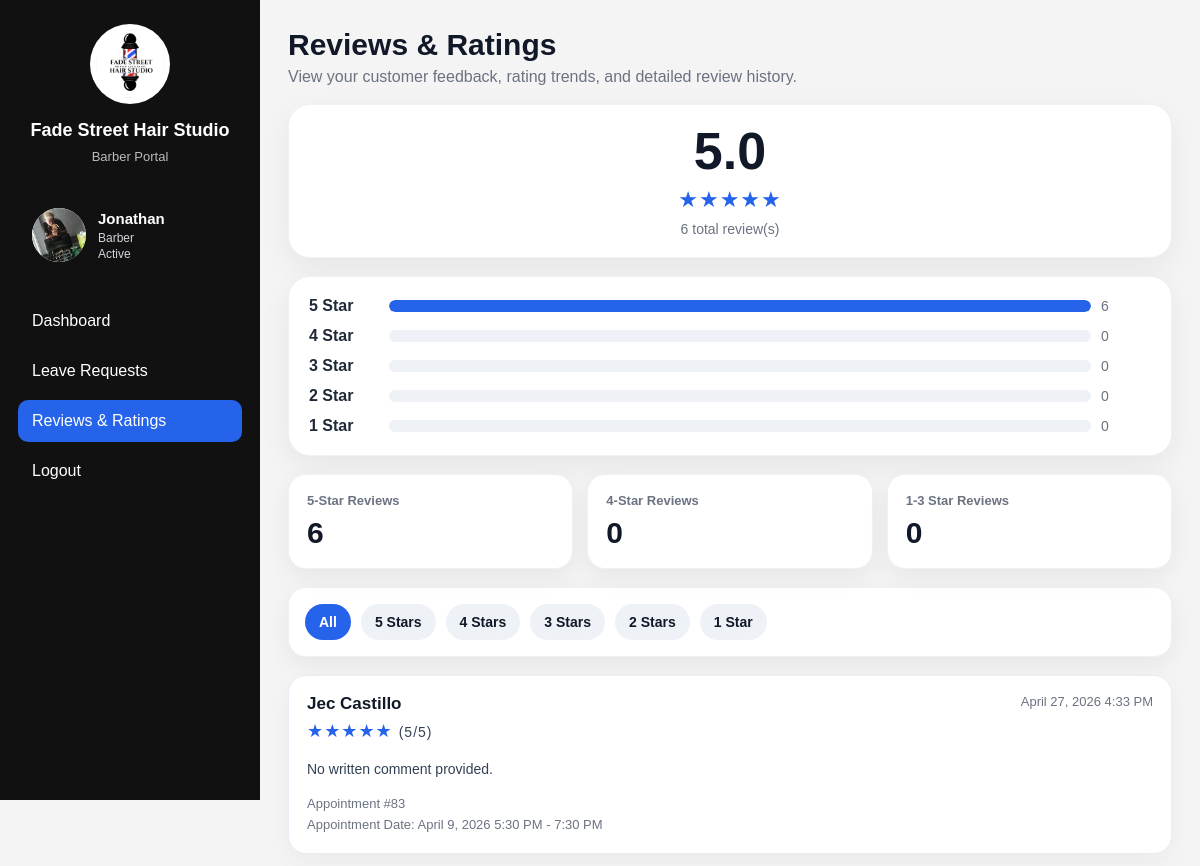
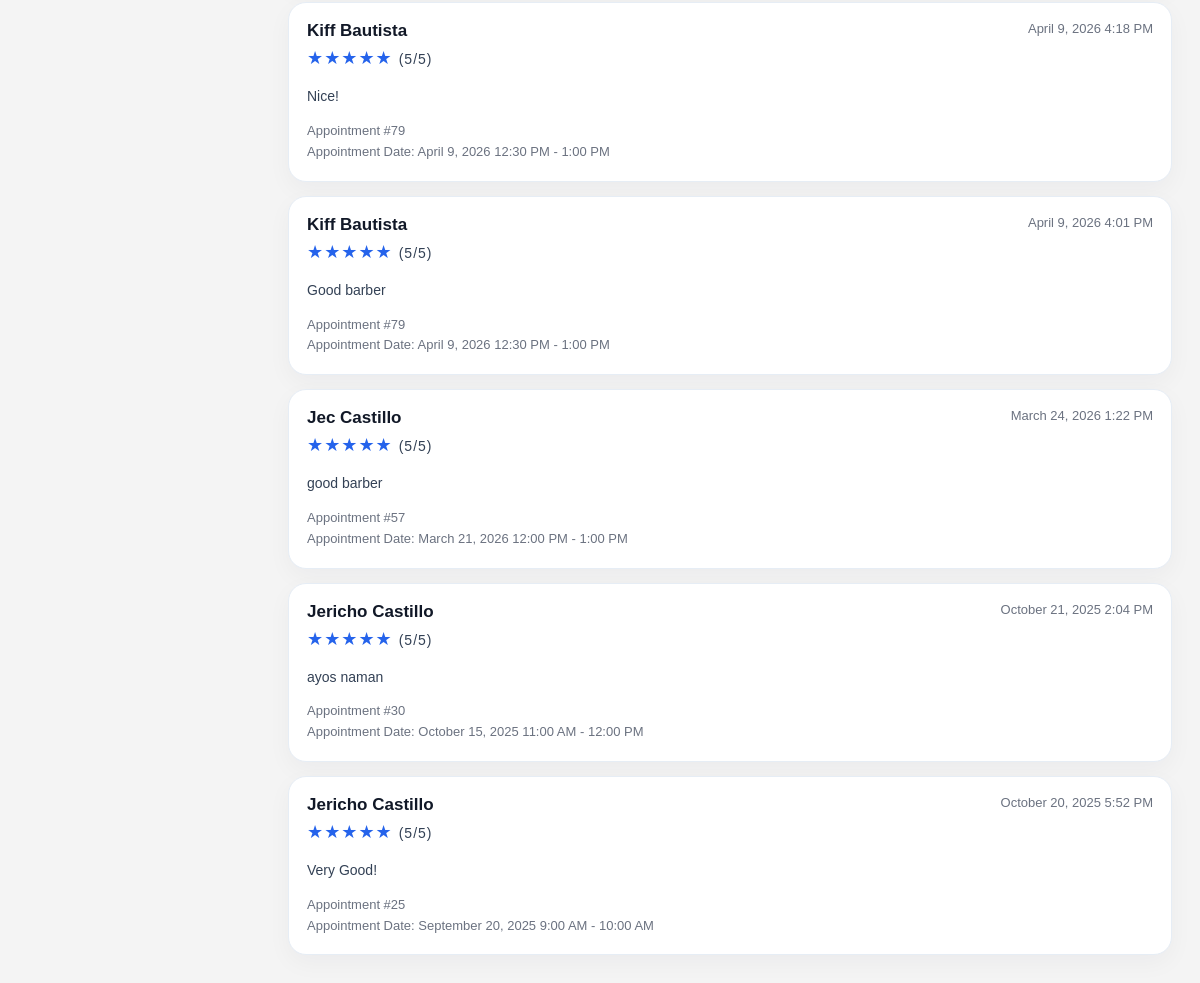
/barber_reviews.php (signed in), run on the app's committed database (2 pictures, top to bottom).
### tables this page shows
CREATE TABLE `settings` (
  `id` int(11) NOT NULL,
  `shop_name` varchar(150) NOT NULL,
  `logo` varchar(255) DEFAULT NULL,
  `banner_image` varchar(255) DEFAULT NULL,
  `booking_policy` text DEFAULT NULL,
  `about_us` text DEFAULT NULL,
  `address` varchar(255) DEFAULT NULL,
  `phone` varchar(20) DEFAULT NULL,
  `email` varchar(100) DEFAULT NULL,
  `facebook` varchar(150) DEFAULT NULL,
  `est_year` varchar(10) DEFAULT NULL,
  `opening_hours` varchar(100) DEFAULT NULL,
  `created_at` datetime DEFAULT current_timestamp(),
  `smtp_email` varchar(150) DEFAULT NULL,
  `smtp_password` varchar(255) DEFAULT NULL,
  `smtp_from_name` varchar(150) DEFAULT NULL
);

CREATE TABLE `barbers` (
  `id` int(11) NOT NULL,
  `name` varchar(100) NOT NULL,
  `email` varchar(100) DEFAULT NULL,
  `password` varchar(255) DEFAULT NULL,
  `status` enum('active','inactive') DEFAULT 'active',
  `reset_token` varchar(255) DEFAULT NULL,
  `reset_expiry` datetime DEFAULT NULL,
  `image_path` varchar(255) NOT NULL,
  `title` varchar(100) NOT NULL
);

CREATE TABLE `barber_ratings` (
  `id` int(11) NOT NULL,
  `barber_id` int(11) NOT NULL,
  `customer_id` int(11) NOT NULL,
  `appointment_id` int(11) NOT NULL,
  `person_no` int(11) NOT NULL DEFAULT 0,
  `rating` int(11) NOT NULL CHECK (`rating` between 1 and 5),
  `comment` text DEFAULT NULL,
  `created_at` timestamp NOT NULL DEFAULT current_timestamp()
);

CREATE TABLE `appointments` (
  `id` int(11) NOT NULL,
  `barber_id` int(11) NOT NULL,
  `service_id` int(11) NOT NULL,
  `customer_id` int(11) NOT NULL,
  `start_time` datetime NOT NULL,
  `end_time` datetime NOT NULL,
  `status` enum('pending approval','approved','rejected','canceled','completed','no-show') NOT NULL DEFAULT 'pending approval',
  `payment_ref` varchar(100) DEFAULT NULL,
  `rejection_reason` text DEFAULT NULL,
  `total_persons` int(11) NOT NULL DEFAULT 1,
  `customer_reschedule_count` int(11) NOT NULL DEFAULT 0,
  `leave_reschedule_credit` int(11) NOT NULL DEFAULT 0,
  `reschedule_reason` varchar(50) DEFAULT NULL
);

### barber_reviews.php (the view, shortened to what this page needs)
<?php
include 'db.php';
$barber_id = (int)$_SESSION['barber_id'];
$settings = $conn->query("SELECT * FROM settings LIMIT 1");
$shop = $settings ? $settings->fetch_assoc() : [];
$stmt = $conn->prepare("
    SELECT id, name, email, image_path, title, status
    FROM barbers
    WHERE id = ?
    LIMIT 1
");
$stmt->bind_param("i", $barber_id);
$stmt->execute();
$barber = $stmt->get_result()->fetch_assoc();
function h($value) {
    return htmlspecialchars((string)$value, ENT_QUOTES, 'UTF-8');
}
function renderStars($rating) {
    $rating = max(0, min(5, (float)$rating));
    $full = (int)floor($rating);
    $half = (($rating - $full) >= 0.5) ? 1 : 0;
    $empty = 5 - $full - $half;
    return str_repeat('★', $full) . ($half ? '☆' : '') . str_repeat('✩', $empty);
}
function ratingPercent($count, $total) {
    return round(($count / $total) * 100);
}
$summary = [
    'avg_rating' => 0,
    'total_reviews' => 0,
    'five_star' => 0,
    'four_star' => 0,
    'three_star' => 0,
    'two_star' => 0,
    'one_star' => 0
];
$stmt = $conn->prepare("
    SELECT
        COALESCE(ROUND(AVG(rating), 1), 0) AS avg_rating,
        COUNT(*) AS total_reviews,
        SUM(CASE WHEN rating = 5 THEN 1 ELSE 0 END) AS five_star,
        SUM(CASE WHEN rating = 4 THEN 1 ELSE 0 END) AS four_star,
        SUM(CASE WHEN rating = 3 THEN 1 ELSE 0 END) AS three_star,
        SUM(CASE WHEN rating = 2 THEN 1 ELSE 0 END) AS two_star,
        SUM(CASE WHEN rating = 1 THEN 1 ELSE 0 END) AS one_star
    FROM barber_ratings
    WHERE barber_id = ?
");
$stmt->bind_param("i", $barber_id);
$stmt->execute();
$summaryRow = $stmt->get_result()->fetch_assoc();
if ($summaryRow) {
    $summary['avg_rating'] = (float)($summaryRow['avg_rating'] ?? 0);
    $summary['total_reviews'] = (int)($summaryRow['total_reviews'] ?? 0);
    $summary['five_star'] = (int)($summaryRow['five_star'] ?? 0);
    $summary['four_star'] = (int)($summaryRow['four_star'] ?? 0);
    $summary['three_star'] = (int)($summaryRow['three_star'] ?? 0);
    $summary['two_star'] = (int)($summaryRow['two_star'] ?? 0);
    $summary['one_star'] = (int)($summaryRow['one_star'] ?? 0);
}
$rating_filter = intval($_GET['rating'] ?? 0);
$valid_filter = in_array($rating_filter, [0,1,2,3,4,5], true) ? $rating_filter : 0;
$reviews = [];
$sql = "
    SELECT
        br.id,
        br.rating,
        br.comment,
        br.created_at,
        br.appointment_id,
        CONCAT(u.first_name, ' ', u.last_name) AS customer_name,
        a.start_time,
        a.end_time
    FROM barber_ratings br
    JOIN users u ON br.customer_id = u.id
    LEFT JOIN appointments a ON br.appointment_id = a.id
    WHERE br.barber_id = ?
";
$sql .= " ORDER BY br.created_at DESC ";
if ($valid_filter > 0) {
    $stmt = $conn->prepare($sql);
    $stmt->bind_param("ii", $barber_id, $valid_filter);
} else {
    $stmt = $conn->prepare($sql);
    $stmt->bind_param("i", $barber_id);
}
$stmt->execute();
$result = $stmt->get_result();
while ($row = $result->fetch_assoc()) {
    $reviews[] = $row;
}
?>
<!DOCTYPE html>
<html lang="en">
<head>
    <link rel="stylesheet" href="styles.css">
</head>
<body>
<div class="barber-layout">
    <aside class="barber-sidebar" id="barberSidebar">
        <div class="barber-brand">
            <img src="images/<?= h($shop['logo'] ?? 'logo.png') ?>" alt="Shop Logo">
            <h2><?= h($shop['shop_name'] ?? 'Barbershop') ?></h2>
            <p>Barber Portal</p>
        </div>
        <div class="barber-profile-box">
            <img src="images/<?= h($barber['image_path'] ?? 'default.png') ?>" alt="<?= h($barber['name']) ?>">
            <div>
                <strong><?= h($barber['name']) ?></strong>
                <span><?= h($barber['title'] ?? 'Barber') ?></span>
                <span><?= ucfirst(h($barber['status'] ?? 'active')) ?></span>
            </div>
        </div>
        <nav class="barber-nav">
            <a href="barber_dashboard.php">Dashboard</a>
            <a href="barber_leave_request.php">Leave Requests</a>
            <a href="barber_reviews.php" class="active">Reviews & Ratings</a>
            <a href="admin_logout.php">Logout</a>
        </nav>
    </aside>
    <main class="barber-main">
        <div class="page-header">
            <div>
                <h1>Reviews & Ratings</h1>
                <p>View your customer feedback, rating trends, and detailed review history.</p>
            </div>
        </div>
        <section class="summary-grid">
            <div class="panel rating-overview">
                <div class="big"><?= number_format($summary['avg_rating'], 1) ?></div>
                <div class="stars-big"><?= h(renderStars($summary['avg_rating'])) ?></div>
                <div class="muted"><?= (int)$summary['total_reviews'] ?> total review(s)</div>
            </div>
            <div class="panel">
                <div class="breakdown-list">
                    <?php
                    $rows = [
                        5 => $summary['five_star'],
                        4 => $summary['four_star'],
                        3 => $summary['three_star'],
                        2 => $summary['two_star'],
                        1 => $summary['one_star']
                    ];
                    foreach ($rows as $star => $count):
                        $percent = ratingPercent($count, $summary['total_reviews']);
                    ?>
                        <div class="breakdown-row">
                            <div><strong><?= $star ?> Star</strong></div>
                            <div class="bar-track">
                                <div class="bar-fill" style="width: <?= $percent ?>%;"></div>
                            </div>
                            <div class="muted"><?= $count ?></div>
                        </div>
                    <?php endforeach; ?>
                </div>
            </div>
        </section>
        <section class="stats-grid">
            <div class="stat-card">
                <h3>5-Star Reviews</h3>
                <div class="value"><?= (int)$summary['five_star'] ?></div>
            </div>
            <div class="stat-card">
                <h3>4-Star Reviews</h3>
                <div class="value"><?= (int)$summary['four_star'] ?></div>
            </div>
            <div class="stat-card">
                <h3>1-3 Star Reviews</h3>
                <div class="value"><?= (int)($summary['three_star'] + $summary['two_star'] + $summary['one_star']) ?></div>
            </div>
        </section>
        <section class="filter-card">
            <div class="filter-row">
                <a href="barber_reviews.php" class="filter-chip <?= $valid_filter === 0 ? 'active' : '' ?>">All</a>
                <a href="barber_reviews.php?rating=5" class="filter-chip <?= $valid_filter === 5 ? 'active' : '' ?>">5 Stars</a>
                <a href="barber_reviews.php?rating=4" class="filter-chip <?= $valid_filter === 4 ? 'active' : '' ?>">4 Stars</a>
                <a href="barber_reviews.php?rating=3" class="filter-chip <?= $valid_filter === 3 ? 'active' : '' ?>">3 Stars</a>
                <a href="barber_reviews.php?rating=2" class="filter-chip <?= $valid_filter === 2 ? 'active' : '' ?>">2 Stars</a>
                <a href="barber_reviews.php?rating=1" class="filter-chip <?= $valid_filter === 1 ? 'active' : '' ?>">1 Star</a>
            </div>
        </section>
        <?php if (!empty($reviews)): ?>
            <section class="reviews-list">
                <?php foreach ($reviews as $review): ?>
                    <article class="review-card">
                        <div class="review-top">
                            <div>
                                <h3><?= h($review['customer_name']) ?></h3>
                                <div class="review-stars">
                                    <?= h(renderStars((float)$review['rating'])) ?>
                                    <span style="font-size:14px;color:#334155;">(<?= (int)$review['rating'] ?>/5)</span>
                                </div>
                            </div>
                            <div class="review-date">
                                <?= h(date("F j, Y g:i A", strtotime($review['created_at']))) ?>
                            </div>
                        </div>
                        <p><?= !empty($review['comment']) ? h($review['comment']) : 'No written comment provided.' ?></p>
                        <div class="review-meta">
                            <?php if (!empty($review['appointment_id'])): ?>
                                Appointment #<?= (int)$review['appointment_id'] ?><br>
                            <?php endif; ?>
                            <?php if (!empty($review['start_time'])): ?>
                                Appointment Date:
                                <?= h(date("F j, Y g:i A", strtotime($review['start_time']))) ?>
                                <?php if (!empty($review['end_time'])): ?>
                                    - <?= h(date("g:i A", strtotime($review['end_time']))) ?>
                                <?php endif; ?>
                            <?php endif; ?>
                        </div>
                    </article>
                <?php endforeach; ?>
            </section>
        <?php else: ?>
            <div class="empty-state">
                No reviews found for this filter.
            </div>
        <?php endif; ?>
    </main>
</div>
</body>
</html>

### styles.css (style rules this page uses)
body { font-family: 'Arial', sans-serif; margin: 0; background-color: #fdfdfd; color: #222; }
body { margin: 0; font-family: Arial, sans-serif; background-color: #fff; color: #000; overflow-x: hidden; }
html, body { height: 100%; }
.review-date { margin: 0; font-size: 0.9rem; color: #777; }
.review-stars { margin: 0.35rem 0 0.7rem; font-size: 1.3rem; line-height: 1; }

### data on the page
settings: logo (picture), shop_name "Fade Street Hair Studio"
barbers: image_path (picture), name "Jonathan", title "Barber", status "Active"
barber_ratings: customer_name "Jec Castillo", rating "★★★★★", rating "5", created_at "April 27, 2026 4:33 PM", comment "No written comment provided.", appointment "83", appointment.start_time "April 9, 2026 5:30 PM", appointment.end_time "7:30 PM"
barber_ratings: customer_name "Kiff Bautista", rating "★★★★★", rating "5", created_at "April 9, 2026 4:18 PM", comment "Nice!", appointment "79", appointment.start_time "April 9, 2026 12:30 PM", appointment.end_time "1:00 PM"
barber_ratings: customer_name "Kiff Bautista", rating "★★★★★", rating "5", created_at "April 9, 2026 4:01 PM", comment "Good barber", appointment "79", appointment.start_time "April 9, 2026 12:30 PM", appointment.end_time "1:00 PM"
barber_ratings: customer_name "Jec Castillo", rating "★★★★★", rating "5", created_at "March 24, 2026 1:22 PM", comment "good barber", appointment "57", appointment.start_time "March 21, 2026 12:00 PM", appointment.end_time "1:00 PM"
barber_ratings: customer_name "Jericho Castillo", rating "★★★★★", rating "5", created_at "October 21, 2025 2:04 PM", comment "ayos naman", appointment "30", appointment.start_time "October 15, 2025 11:00 AM", appointment.end_time "12:00 PM"
barber_ratings: customer_name "Jericho Castillo", rating "★★★★★", rating "5", created_at "October 20, 2025 5:52 PM", comment "Very Good!", appointment "25", appointment.start_time "September 20, 2025 9:00 AM", appointment.end_time "10:00 AM"

### other printed values
$summary['avg_rating'] "5.0"
renderStars($summary['avg_rating']) "★★★★★"
$summary['total_reviews'] "6"
$star "5"
$count "6"
$star "4"
$count "0"
$star "3"
$star "2"
$star "1"
$summary['five_star'] "6"
$summary['four_star'] "0"
$summary['three_star'] + $summary['two_star'] + $summary['one_star'] "0"
